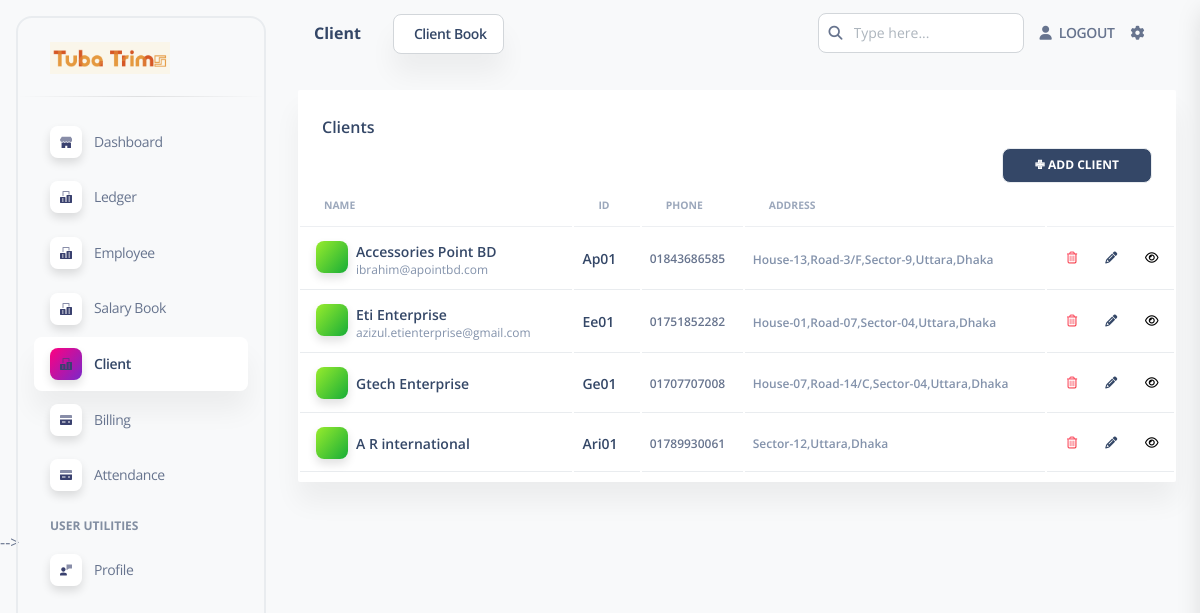
The page /clients (signed in) on the database its author committed.
### apps/home/models.py (models this page shows, shortened)
class Client(models.Model):
    client_id = models.CharField(primary_key=True, max_length=20)
    company_name = models.CharField(max_length=100)
    phone = models.CharField(max_length=20)
    address = models.CharField(max_length=100)
    email = models.EmailField(null=True)

### apps/home/views.py (the view)
# urls.py: path('clients', views.client, name='client'),
@login_required(login_url="/login/")
def client(request):
    ClientData = Client.objects.values()
    context = {
        'clients': ClientData,
        'segment': 'client'
    }
    return render(request, 'home/clients.html', context)

### apps/context_processors.py (called while the page is built)
def cfg_assets_root(request):
    return { 'ASSETS_ROOT' : settings.ASSETS_ROOT }

### apps/templates/home/clients.html (shortened to what this page needs)
{% extends 'layouts/base.html' %}
{% block content %}
    <div class="w-full px-6 py-6 mx-auto">
      <div class="flex flex-wrap -mx-3">
        <div class="flex-none w-full max-w-full px-3">
          <div class="relative flex flex-col min-w-0 mb-6 break-words bg-white border-0 border-transparent border-solid shadow-soft-xl rounded-sm bg-clip-border">
            <div class="p-6 pb-0 mb-0 bg-white border-b-0 border-b-solid rounded-t-2xl border-b-transparent">
              <h6>Clients</h6>
              <div class="flex flex-row justify-end">
                <a href="{%  url 'reg_client' %}">
                  <button type="button" value="Submit" class="inline-block px-8 py-2 mb-0 font-bold text-center uppercase align-middle transition-all bg-slate-700 border border-solid rounded-lg shadow-none cursor-pointer leading-pro ease-soft-in text-size-xs hover:scale-102 active:shadow-soft-xs tracking-normal-soft text-white hover:border-slate-700 hover:bg-transparent hover:text-slate-700 hover:opacity-75 hover:shadow-none active:bg-slate-700 active:text-slate-700 active:hover:bg-transparent active:hover:text-slate-700">
                  &#10009; Add Client</button>
                </a>
              </div>
            </div>
            <div class="flex-auto px-0 pt-0 pb-2">
              <div class="p-0 overflow-x-auto">
                <table class="items-center w-full mb-0 align-top border-gray-200 text-slate-500">
                  <thead class="align-bottom">
                    <tr>
                      <th class="px-6 py-3 font-bold text-left uppercase align-middle bg-transparent border-b border-gray-200 shadow-none text-size-xxs border-b-solid tracking-none whitespace-nowrap text-slate-400 opacity-80">Name</th>
                      <th class="px-6 py-3 font-bold text-left uppercase align-middle bg-transparent border-b border-gray-200 shadow-none text-size-xxs border-b-solid tracking-none whitespace-nowrap text-slate-400 opacity-80">ID</th>
                      <th class="px-6 py-3 font-bold text-left uppercase align-middle bg-transparent border-b border-gray-200 shadow-none text-size-xxs border-b-solid tracking-none whitespace-nowrap text-slate-400 opacity-80">Phone</th>
                      <th class="px-6 py-3 font-bold text-left uppercase align-middle bg-transparent border-b border-gray-200 shadow-none text-size-xxs border-b-solid tracking-none whitespace-nowrap text-slate-400 opacity-80">Address</th>
                      <th class="px-6 py-3 font-semibold capitalize align-middle bg-transparent border-b border-gray-200 border-solid shadow-none tracking-none whitespace-nowrap text-slate-400 opacity-70"></th>
                    </tr>
                  </thead>
                  <tbody>
                    {% for client in clients %}
                    <tr>
                      <td class="p-2 align-middle bg-transparent border-b whitespace-nowrap shadow-transparent">
                        <div class="flex px-2 py-1">
                          <div class="bg-gradient-lime shadow-soft-2xl mr-2 flex h-8 w-8 items-center justify-center rounded-lg bg-center stroke-0 text-center xl:p-2.5">
                          </div>
                          <div class="flex flex-col justify-center">
                            <h6 class="mb-0 leading-normal text-size-sm">{{ client.company_name }}</h6>
                            <p class="mb-0 leading-tight text-size-xs text-slate-400">{{ client.email }}</p>
                          </div>
                        </div>
                      </td>
                      <td class="p-2 align-middle bg-transparent border-b whitespace-nowrap shadow-transparent">
                        <h6 class="mb-0 leading-normal text-size-sm">{{ client.client_id }}</h6>
                      </td>
                      <td class="p-2 align-middle bg-transparent border-b whitespace-nowrap shadow-transparent">
                        <p class="mb-0 font-semibold leading-tight text-size-xs">{{client.phone}}</p>
                      </td>
                      <td class="p-2 text-left align-middle bg-transparent border-b whitespace-nowrap shadow-transparent">
                        <span class="font-semibold leading-tight text-size-xs text-slate-400">{{ client.address }}</span>
                      </td>
                      <td class="p-2 align-middle bg-transparent border-b whitespace-nowrap shadow-transparent">
                        <div class="text-right">
                          <a class="relative z-10 inline-block font-bold text-center text-transparent uppercase align-middle transition-all shadow-none cursor-pointer leading-pro text-size-xs ease-soft-in bg-150 bg-gradient-red hover:scale-102 bg-clip-text" href="{% url 'del_client' client.client_id %}"><i class="mr-2 far fa-trash-alt bg-150 bg-clip-text"></i></a>
                          <a class="inline-block px-4 py-3 mb-0 font-bold text-center uppercase align-middle transition-all bg-transparent border-0 rounded-lg shadow-none cursor-pointer leading-pro text-size-xs ease-soft-in bg-150 hover:scale-102 active:opacity-85 bg-x-25 text-slate-700" href="{% url 'update_client' client.client_id %}"><i class="mr-2 fas fa-pencil-alt text-slate-700"></i></a>
                          <a class="relative z-10 inline-block font-bold text-center text-transparent uppercase align-middle transition-all shadow-none cursor-pointer leading-pro text-size-xs ease-soft-in bg-150 bg-black hover:scale-102 bg-clip-text" href="{% url 'profile_client' client.client_id %}"><i class="mr-2 far fa-eye bg-150 bg-clip-text"></i></a>
                        </div>
                      </td>
                    </tr>
                    {% endfor %}
                  </tbody>
                </table>
              </div>
            </div>
          </div>
        </div>
      </div>
    </div>
{% endblock content %}

### rows shown on the page
Client: company_name "Accessories Point BD", email "ibrahim@apointbd.com", client_id "Ap01", phone "01843686585", address "House-13,Road-3/F,Sector-9,Uttara,Dhaka"
Client: company_name "Eti Enterprise", email "azizul.etienterprise@gmail.com", client_id "Ee01", phone "01751852282", address "House-01,Road-07,Sector-04,Uttara,Dhaka"
Client: company_name "Gtech Enterprise", client_id "Ge01", phone "01707707008", address "House-07,Road-14/C,Sector-04,Uttara,Dhaka"
Client: company_name "A R international", client_id "Ari01", phone "01789930061", address "Sector-12,Uttara,Dhaka"

### other values the page prints
{{ segment }} "Client"
